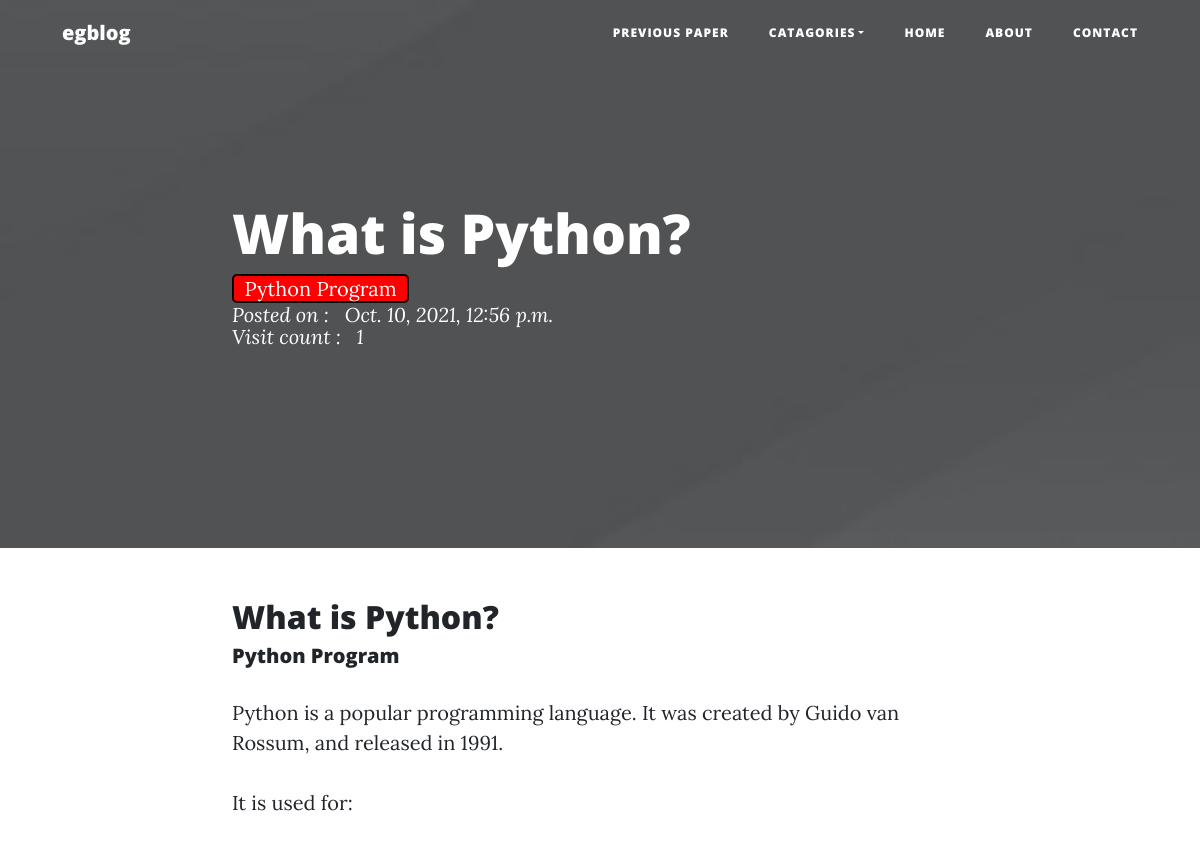
/post/whta-is-python (upper part), run on an earlier commit of the app's database.
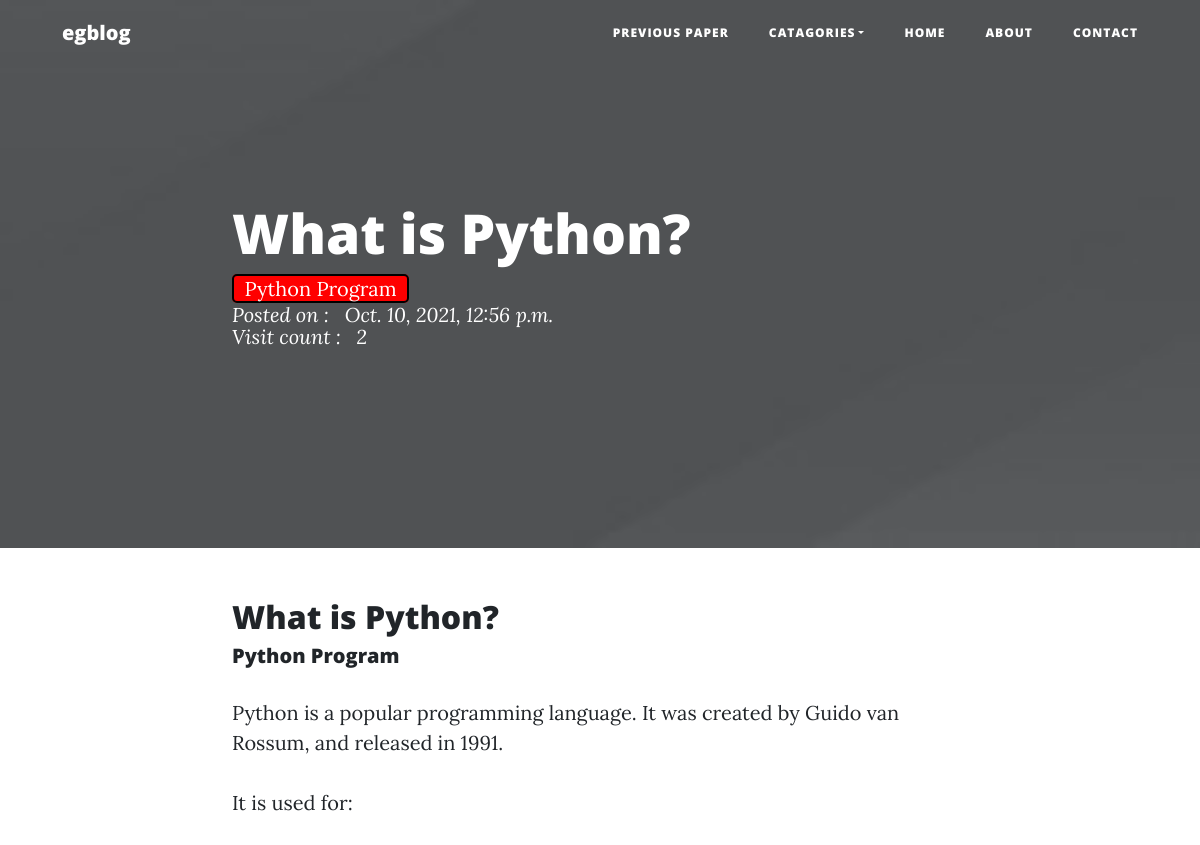
And on a later commit of the database.
### blog/models.py (models this page shows, shortened)
class Post(models.Model):
    post_id = models.AutoField(primary_key=True)
    title = models.CharField(max_length=256)
    content = HTMLField()
    url = models.CharField(max_length=200)
    cat = models.ForeignKey(Category, on_delete=models.CASCADE)
    image = models.ImageField(upload_to='post/')
    add_date = models.DateTimeField(auto_now_add=True, null=True)
    count_visitor = models.IntegerField(default=1, null=True, blank=True)

class Category(models.Model):
    cat_id = models.AutoField(primary_key=True)
    title = models.CharField(max_length=256)
    description = models.TextField()
    url = models.CharField(max_length=200)
    image = models.ImageField(upload_to='category/')
    add_date = models.DateTimeField(auto_now_add=True, null=True)

### blog/views.py (the view)
# urls.py: path('post/<slug:url>', views.post),
def post(request, url):
    post = Post.objects.get(url=url)
    cats = Category.objects.all()
    count_visitors = Post.objects.get(url=url)
    count_visitors.count_visitor = count_visitors.count_visitor + 1
    count_visitors.save()
    data = {
        'post': post,
        'cats': cats,
    }
    return render(request, 'blog/post.html', data)

### templates/blog/post.html (shortened to what this page needs)
{% extends 'blog/comman.html' %}
{% load static %}
{% block body %}
<header class="masthead" style="background-image:url('{% static 'img/post-bg.jpg' %}');">
    <div class="overlay"></div>
    <div class="container">
        <div class="row">
            <div class="col-md-10 col-lg-8 mx-auto position-relative">
                <div class="post-heading">
                    <h1>{{post.title}}</h1>
                    <span style="border: 2px solid black;border-radius: 5px;background-color:red;">&nbsp;&nbsp;{{post.cat.title}}&nbsp;&nbsp;</span>
                    <br>
                    <span class="meta">Posted on : &nbsp; {{post.add_date}}</span>
                    <span class="meta">Visit count : &nbsp; {{post.count_visitor}}</span>
               </div>
            </div>
        </div>
    </div>
</header>
<article>
    <div class="container">
        <div class="row">
            <div class="col-md-10 col-lg-8 mx-auto">
                <h2>{{post.title}}</h2>
                <h5>{{post.cat.title}}</h5>
                <p>{{post.content | safe}}</p>
            </div>
        </div>
    </div>
</article>
{% endblock body %}

What changed in the data, as far as the page shows it:
changed Post "What is Python?": count_visitor "1" → "2"
